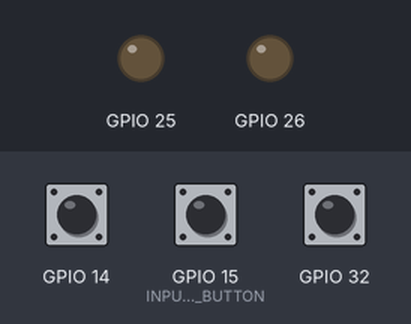
A sketch run on a simulated ESP32. Parts: output pins drawn as LEDs (lit = HIGH). The test bench sets the inputs (shaded band); at power-on: GPIO 15 (INPUT_CASE_BUTTON) HIGH, GPIO 14 HIGH, GPIO 32 HIGH. Nothing arrives over Bluetooth unless stated; a phone connects over Bluetooth LE 3 s after start; what the sketch prints to the serial monitor is not drawn.

Above: at 1.2 s.
1.3 s: GPIO 15 (INPUT_CASE_BUTTON) pulled LOW for 0.15 s
At 2.8 s:
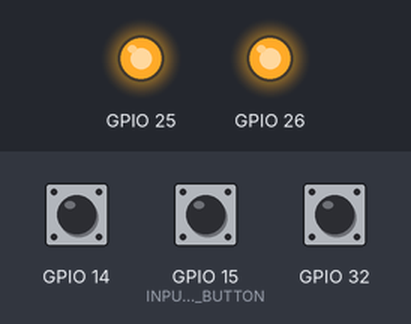
Timing chart, 0 to 4.3 s (numbered marks = the images above; inputs shaded):
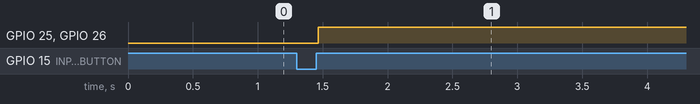

The sketch:

aike-arduino.ino
```cpp
/*
  Aike - Arduino

  This is the main file for the Aike project, which is a smart bike project.

  Author: Pierre-Olivier Maugis @shrolox
*/

#include <Arduino.h>
#include "config.h"
#include "src/bike.h"
#include "src/button.h"
#include "src/bluetooth_manager.h"

Bike bike = Bike(
  INPUT_FRONT_SPEED_SENSOR,
  INPUT_PEDAL_SPEED_SENSOR,
  OUTPUT_FRONT_LIGHT,
  OUTPUT_BACK_LIGHT
);
Button caseButton = Button(INPUT_CASE_BUTTON);
BluetoothManager bluetoothManager = BluetoothManager();


void setup() {
  // Start the serial communication
  Serial.begin(9600);

  // initialize bike (lights and sensors)
  bike.setup();
  caseButton.setup();
  bluetoothManager.setup();
}

void loop() {
  if (caseButton.gotQuickPress()) {
    bike.updateLightsMode();
  }

  bike.loop();
  caseButton.loop();
  Bike::BikeStatus status = bike.getStatus();

  Serial.println(status.speed);

  bluetoothManager.loop(status);
}
```

bike.cpp
```cpp
#include "config.h"
#include "bike.h"
#include "light.h"
#include "speed_sensor.h"

Bike::Bike(int frontSpeedSensorPin, int pedalSpeedSensorPin, int frontLightPin, int backLightPin) {
    this->frontSpeedSensor = new BikeSpeedSensor(frontSpeedSensorPin);
    this->pedalSpeedSensor = new PedalSpeedSensor(pedalSpeedSensorPin);
    this->frontLight = new Light(frontLightPin);
    this->backLight = new Light(backLightPin);
}

void Bike::setup() {
    this->frontLight->setup();
    this->backLight->setup();
    this->frontSpeedSensor->setup();
    this->pedalSpeedSensor->setup();
}

void Bike::loop() {
    this->frontLight->loop();
    this->backLight->loop();
    this->frontSpeedSensor->loop();
    this->pedalSpeedSensor->loop();
}

Bike::BikeStatus Bike::getStatus() {
    BikeStatus status;
    status.speed = getBikeKmPerHour();
    status.pedalSpeed = getPedalTurnsPerSecond() * 60;
    status.gear = 0;
    status.frontLightMode = this->frontLight->getMode();
    status.backLightMode = this->backLight->getMode();
    return status;
}

void Bike::updateLightsMode() {
    Light::Mode nextMode = this->frontLight->getNextMode();

    this->frontLight->setMode(nextMode);
    this->backLight->setMode(nextMode);
}

float Bike::getPedalTurnsPerSecond() {
    return 0;
}

float Bike::getWheelTurnsPerSecond() {
    return 0;
}

float Bike::getBikeKmPerHour() {
    return this->frontSpeedSensor->getTurnsPerSecond() * WHEEL_CIRCUMFERENCE * 3.6;
}
```

bike.h
```cpp
#include "config.h"
#include "light.h"
#include "speed_sensor.h"

#ifndef BIKE_H
#define BIKE_H

#define WHEEL_CIRCUMFERENCE 2.07

class Bike {
  public:
    Bike(int frontSpeedSensorPin, int pedalSpeedSensorPin, int frontLightPin, int backLightPin);

    struct BikeStatus {
      float speed;
      float pedalSpeed;
      int gear;
      Light::Mode frontLightMode;
      Light::Mode backLightMode;
    };

    BikeStatus getStatus();
    void setup();
    void loop();
    void updateLightsMode();

  private:
    BikeSpeedSensor *frontSpeedSensor;
    PedalSpeedSensor *pedalSpeedSensor;
    Light *frontLight;
    Light *backLight;

    float getPedalTurnsPerSecond();
    float getWheelTurnsPerSecond();
    float getBikeKmPerHour();
};

#endif
```

bluetooth_manager.cpp
```cpp
#include <iostream>
#include <string>
#include <Arduino.h>
#include "bluetooth_manager.h"

BluetoothManager::BluetoothManager() {
}

void BluetoothManager::setup() {
    BLEDevice::init("AIKE");

    this->server = BLEDevice::createServer();
    this->service = this->server->createService(AIKE_SERVICE_UUID);

    this->setupCharacteristics();

    this->service->start();
    this->advertising = BLEDevice::getAdvertising();

    this->advertising->addServiceUUID(AIKE_SERVICE_UUID);
    this->advertising->setScanResponse(true);
    this->advertising->setMinPreferred(0x06); // functions that help with iPhone connections issue
    this->advertising->setMinPreferred(0x12);

    BLEDevice::startAdvertising();
}

void BluetoothManager::loop(Bike::BikeStatus status) {
    this->batteryCharacteristic->setValue("80");
    this->speedCharacteristic->setValue(std::to_string(status.speed));
    this->distanceCheckCharacteristic->setValue("0");
    this->distanceCharacteristic->setValue("0");

    this->speedCharacteristic->notify();
    delay(10);
}

void BluetoothManager::setupCharacteristics() {
    this->batteryCharacteristic = this->service->createCharacteristic(
        BATTERY_CHARACTERISTIC_UUID,
        BLECharacteristic::PROPERTY_READ
    );
    this->speedCharacteristic = this->service->createCharacteristic(
        SPEED_CHARACTERISTIC_UUID,
        BLECharacteristic::PROPERTY_READ
    );
    this->distanceCheckCharacteristic = this->service->createCharacteristic(
        DISTANCE_CHECK_CHARACTERISTIC_UUID,
        BLECharacteristic::PROPERTY_READ
    );
    this->distanceCharacteristic = this->service->createCharacteristic(
        DISTANCE_CHARACTERISTIC_UUID,
        BLECharacteristic::PROPERTY_READ
    );
}
```

bluetooth_manager.h
```cpp
#ifndef BLUETOOTH_MANAGER_H
#define BLUETOOTH_MANAGER_H

#include <BLEDevice.h>
#include <BLEUtils.h>
#include <BLEServer.h>

#include "bike.h"

#define AIKE_DEVICE_NAME          "AIKE"

#define AIKE_SERVICE_UUID        "4fafc201-1fb5-459e-8fcc-c5c9c331914b"
#define SPEED_CHARACTERISTIC_UUID "beb5483e-36e1-4688-b7f5-ea07361b26a8"
#define DISTANCE_CHECK_CHARACTERISTIC_UUID "0ac82d02-002b-4ccb-b96c-1c7839cbc4c0"
#define DISTANCE_CHARACTERISTIC_UUID "878663eb-e875-47ae-93b7-42226602074c"
#define BATTERY_CHARACTERISTIC_UUID "0b5d50b0-58c5-48ad-864e-fda4699f53e6"

class BluetoothManager {
    public:
        BluetoothManager();

        void setup();
        void loop(Bike::BikeStatus status);

    private:
        BLEServer *server;
        BLEService *service;
        BLEAdvertising *advertising;

        BLECharacteristic *speedCharacteristic;
        BLECharacteristic *distanceCheckCharacteristic;
        BLECharacteristic *distanceCharacteristic;
        BLECharacteristic *batteryCharacteristic;

        void setupCharacteristics();
};

#endif
```

button.cpp
```cpp
#include <Arduino.h>
#include "button.h"
#include "config.h"

Button::Button(int pin) {
  this->pin = pin;
}

void Button::setup() {
    pinMode(this->pin, INPUT_PULLUP);
}

void Button::loop() {
    this->lastState = this->currentState;
    this->currentState = !digitalRead(this->pin);

    if (this->currentState == HIGH && this->lastState == LOW) {
        this->pressStart = millis();
    }
}

bool Button::gotQuickPress() {
    if (this->currentState == LOW && this->lastState == HIGH) {
        unsigned long pressDuration = millis() - this->pressStart;
        if (pressDuration < 400 && pressDuration > 50) {
            return true;
        }
    }
    return false;
}

bool Button::gotLongPress() {
    if (this->currentState == LOW && this->lastState == HIGH) {
        unsigned long pressDuration = millis() - pressStart;
        if (pressDuration >= 400) {
            return true;
        }
    }
    return false;
}
```

button.h
```cpp
#ifndef BUTTON_H
#define BUTTON_H

class Button {
  public:
    Button(int pin);

    void setup();
    void loop();

    bool gotQuickPress();
    bool gotLongPress();

  private:
    int pin;
    int lastState;
    int currentState;
    unsigned long pressStart;
};

#endif
```

light.cpp
```cpp
#include <Arduino.h>
#include "light.h"
#include "config.h"

Light::Light(int pin) {
    this->pin = pin;
    this->currentMode = Light::Mode::OFF;
    this->pinStatus = LOW;
}

void Light::setup() {
    pinMode(this->pin, OUTPUT);
}

void Light::loop() {
    switch (this->currentMode) {
        case OFF:
        this->pinStatus = LOW;
        break;
        case ON:
        this->pinStatus = HIGH;
        break;
        case BLINK:
        if (millis() - this->lastChangeTime > LIGHT_BLINK_INTERVAL) {
            this->lastChangeTime = millis();
            this->pinStatus = !this->pinStatus;
        }
        break;
    }
    digitalWrite(pin, this->pinStatus);
}

void Light::setMode(Light::Mode mode) {
    this->currentMode = mode;
}

Light::Mode Light::getNextMode() {
    switch (this->currentMode) {
        case OFF:
            return ON;
        case ON:
            return BLINK;
        case BLINK:
            return OFF;
    }
}

Light::Mode Light::getMode() {
    return this->currentMode;
}
```

light.h
```cpp
#ifndef LIGHT_H
#define LIGHT_H

class Light {
  public:
    enum Mode {
      OFF,
      ON,
      BLINK
    };

    Light(int pin);

    void setup();
    void loop();

    void setMode(Light::Mode mode);

    Light::Mode getNextMode();
    Light::Mode getMode();

  private:
    int pin;
    unsigned long lastChangeTime;
    Light::Mode currentMode;
    int pinStatus;
};

#endif
```

speed_sensor.cpp
```cpp
#include <Arduino.h>
#include "speed_sensor.h"

SpeedSensor::SpeedSensor(int pin) {
  this->pin = pin;
  this->deactivationStart = millis();
}

void SpeedSensor::setup() {
  pinMode(this->pin, INPUT_PULLUP);
}

void SpeedSensor::loop() {
  unsigned long now = millis();

  // Set the state varables
  if (this->isNewLoop()) {
    float turnsPerSecond = 1000.0 / (now - this->lastTurn);
    this->currentTurnsPerSecond = (this->currentTurnsPerSecond + turnsPerSecond) / 2;
    this->lastTurn = now;
  } else if (now - this->lastTurn > 1000) {
    this->currentTurnsPerSecond = 0;
  }

  if (this->isActivated() || (!this->isActivated() && this->lastState == HIGH)) {
    this->deactivationStart = now;
  }

  this->lastState = this->isActivated() ? HIGH : LOW;
}

bool SpeedSensor::isNewLoop() {
  // We consider a new loop when the sensor is activated
  // after having been deactivated for at least 100ms
  if (this->isActivated()) {
    unsigned long now = millis();
    if (this->lastState == LOW && now - this->deactivationStart > 50) {
      return true;
    }
  }
  return false;
}

bool SpeedSensor::isActivated() {
  return !digitalRead(this->pin);
}

float SpeedSensor::getTurnsPerSecond() {
  return this->currentTurnsPerSecond;
}

PedalSpeedSensor::PedalSpeedSensor(int pin) : SpeedSensor(pin) {
}

BikeSpeedSensor::BikeSpeedSensor(int pin) : SpeedSensor(pin) {
}
```

speed_sensor.h
```cpp
#ifndef SPEED_SENSOR_H
#define SPEED_SENSOR_H

class SpeedSensor {
  public:
    SpeedSensor(int pin);

    void setup();
    void loop();
    float getTurnsPerSecond();

  private:
    int pin;
    float currentTurnsPerSecond;
    unsigned long lastTurn;
    int lastState;
    unsigned long deactivationStart;

    bool isActivated();
    bool isNewLoop();
};

class PedalSpeedSensor : public SpeedSensor {
  public:
    PedalSpeedSensor(int pin);
};

class BikeSpeedSensor : public SpeedSensor {
  public:
    BikeSpeedSensor(int pin);
};

#endif
```

config.h
```cpp
#ifndef CONFIG_H
#define CONFIG_H

#define OUTPUT_BOARD_LIGHT 13
#define OUTPUT_FRONT_LIGHT 26 // A0 blue
#define OUTPUT_BACK_LIGHT 25 // A1 green
#define INPUT_FRONT_SPEED_SENSOR 14 // 14 grey
#define INPUT_PEDAL_SPEED_SENSOR 32 // 32 white
#define INPUT_CASE_BUTTON 15 // 15 purple

// Pedal speed sensor: yellow / black
// Front speed sensor: orange / black

#define LIGHT_BLINK_INTERVAL 100 // milliseconds

#endif
```

Measured:
- after the input at 1.3 s, GPIO 25, GPIO 26: LOW → HIGH after 0.17 s
